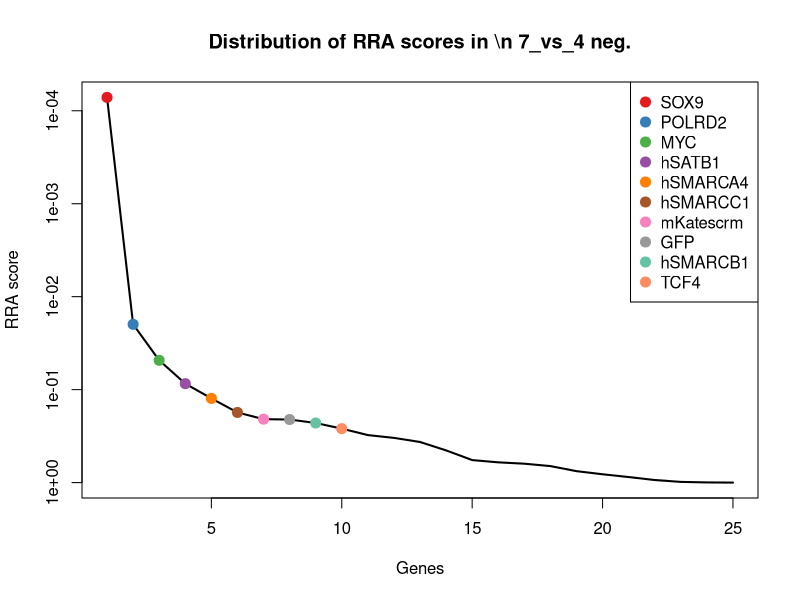
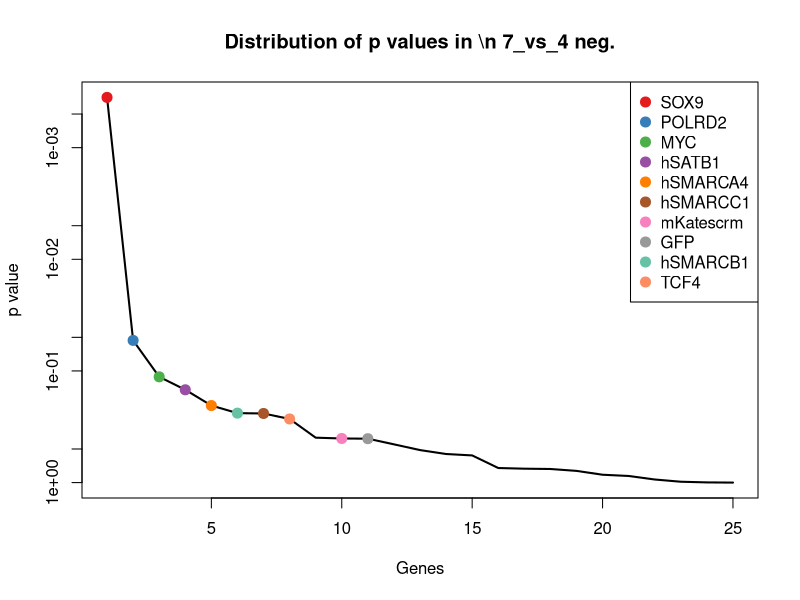
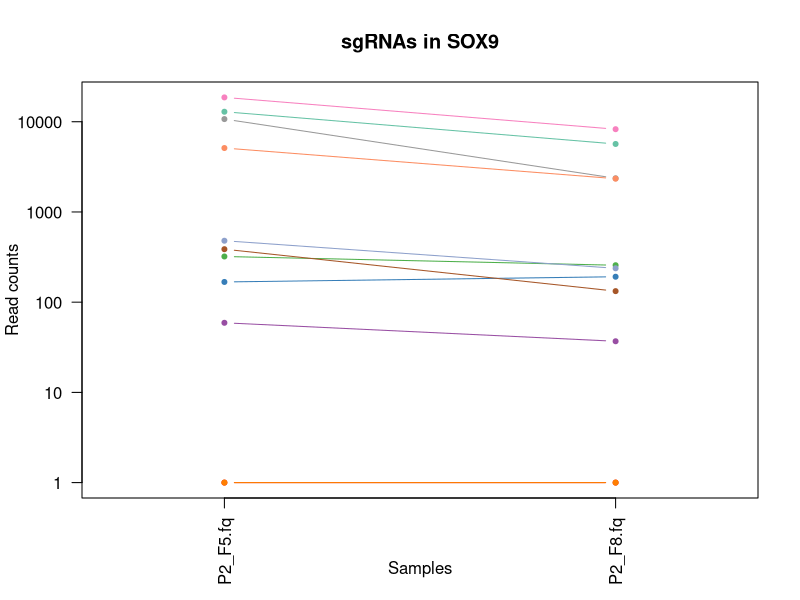
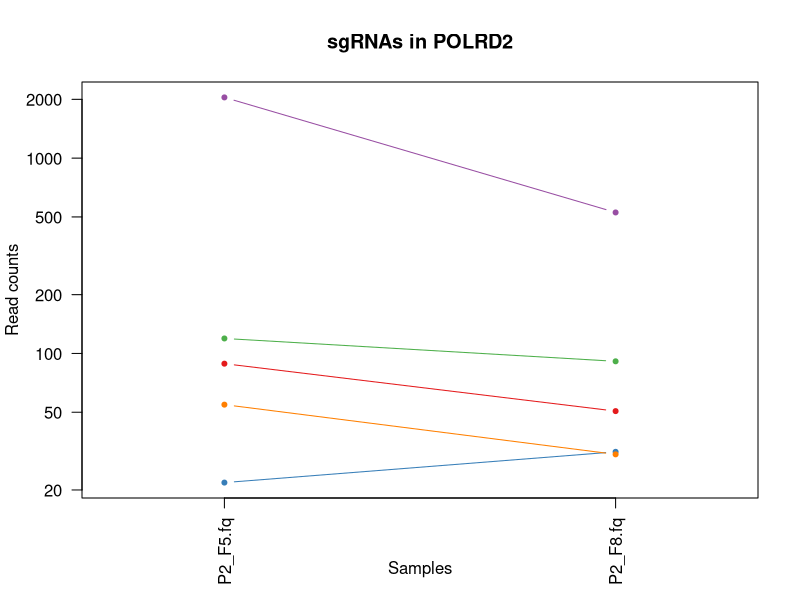
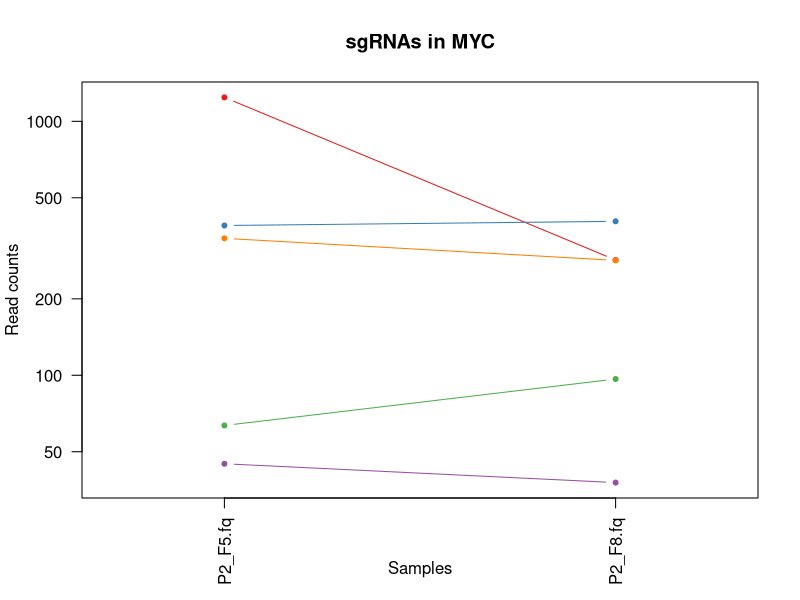
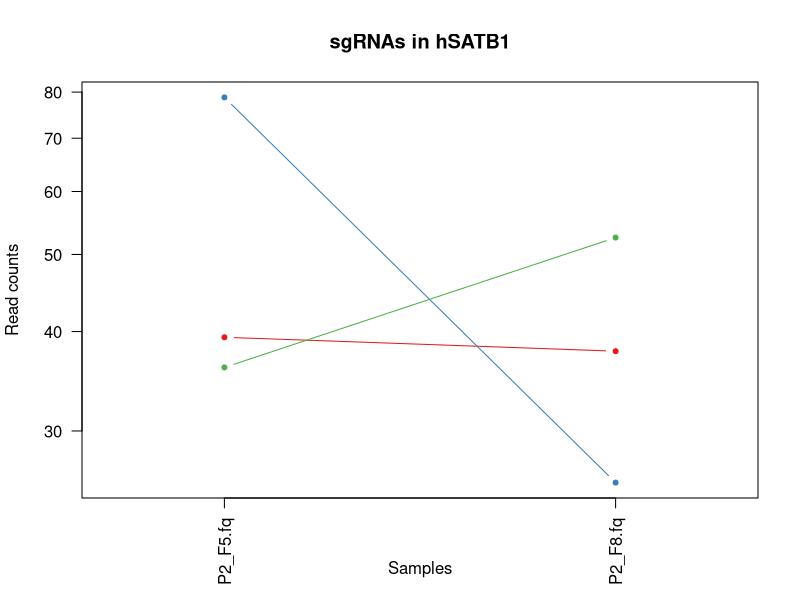
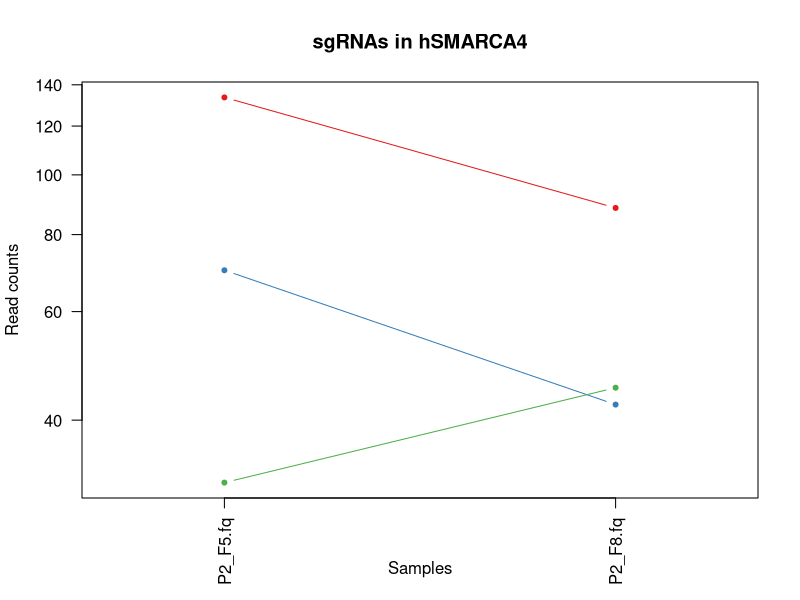
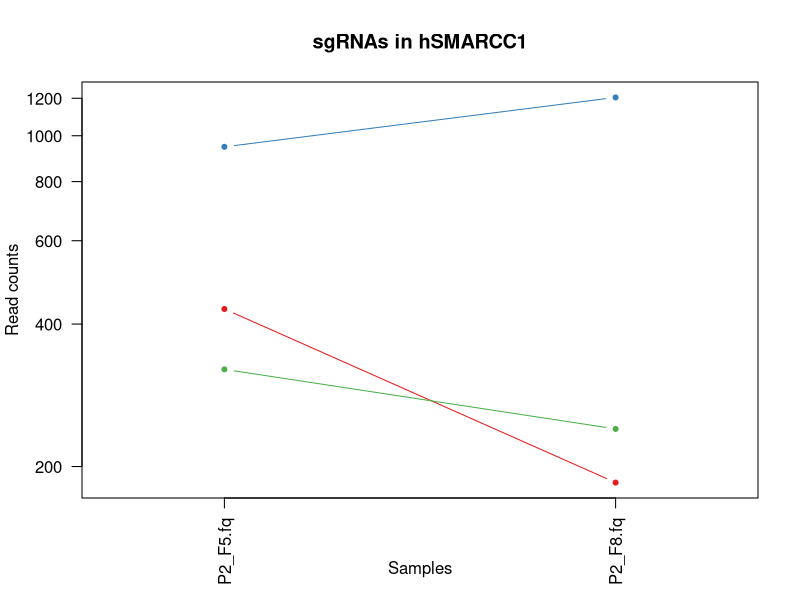

Write R code to recreate these figures, in order. (Note: this script raises an error after producing the figures.)
pdf(file='P2_47_day7.pdf',width=4.5,height=4.5);
gstable=read.table('P2_47_day7.gene_summary.txt',header=T)
# 
#
# parameters
# Do not modify the variables beginning with "__"

# gstablename='__GENE_SUMMARY_FILE__'
startindex=3
# outputfile='__OUTPUT_FILE__'
targetgenelist=c("SOX9","POLRD2","MYC","hSATB1","hSMARCA4","hSMARCC1","mKatescrm","GFP","hSMARCB1","TCF4")
# samplelabel=sub('.\\w+.\\w+$','',colnames(gstable)[startindex]);
samplelabel='7_vs_4 neg.'


# You need to write some codes in front of this code:
# gstable=read.table(gstablename,header=T)
# pdf(file=outputfile,width=6,height=6)


# set up color using RColorBrewer
#library(RColorBrewer)
#colors <- brewer.pal(length(targetgenelist), "Set1")

colors=c( "#E41A1C", "#377EB8", "#4DAF4A", "#984EA3", "#FF7F00",  "#A65628", "#F781BF",
          "#999999", "#66C2A5", "#FC8D62", "#8DA0CB", "#E78AC3", "#A6D854", "#FFD92F", "#E5C494", "#B3B3B3", 
          "#8DD3C7", "#FFFFB3", "#BEBADA", "#FB8072", "#80B1D3", "#FDB462", "#B3DE69", "#FCCDE5",
          "#D9D9D9", "#BC80BD", "#CCEBC5", "#FFED6F")

######
# function definition

plotrankedvalues<-function(val, tglist, ...){
  
  plot(val,log='y',ylim=c(max(val),min(val)),type='l',lwd=2, ...)
  if(length(tglist)>0){
    for(i in 1:length(tglist)){
      targetgene=tglist[i];
      tx=which(names(val)==targetgene);ty=val[targetgene];
      points(tx,ty,col=colors[(i %% length(colors)) ],cex=2,pch=20)
      # text(tx+50,ty,targetgene,col=colors[i])
    }
    legend('topright',tglist,pch=20,pt.cex = 2,cex=1,col=colors)
  }
}



plotrandvalues<-function(val,targetgenelist, ...){
  # choose the one with the best distance distribution
  
  mindiffvalue=0;
  randval=val;
  for(i in 1:20){
    randval0=sample(val)
    vindex=sort(which(names(randval0) %in% targetgenelist))
    if(max(vindex)>0.9*length(val)){
      # print('pass...')
      next;
    }
    mindiffind=min(diff(vindex));
    if (mindiffind > mindiffvalue){
      mindiffvalue=mindiffind;
      randval=randval0;
      # print(paste('Diff: ',mindiffvalue))
    }
  }
  plot(randval,log='y',ylim=c(max(randval),min(randval)),pch=20,col='grey', ...)
  
  if(length(targetgenelist)>0){
    for(i in 1:length(targetgenelist)){
      targetgene=targetgenelist[i];
      tx=which(names(randval)==targetgene);ty=randval[targetgene];
      points(tx,ty,col=colors[(i %% length(colors)) ],cex=2,pch=20)
      text(tx+50,ty,targetgene,col=colors[i])
    }
  }
  
}




# set.seed(1235)



pvec=gstable[,startindex]
names(pvec)=gstable[,'id']
pvec=sort(pvec);

plotrankedvalues(pvec,targetgenelist,xlab='Genes',ylab='RRA score',main=paste('Distribution of RRA scores in \\n',samplelabel))

# plotrandvalues(pvec,targetgenelist,xlab='Genes',ylab='RRA score',main=paste('Distribution of RRA scores in \\n',samplelabel))


pvec=gstable[,startindex+1]
names(pvec)=gstable[,'id']
pvec=sort(pvec);

plotrankedvalues(pvec,targetgenelist,xlab='Genes',ylab='p value',main=paste('Distribution of p values in \\n',samplelabel))

# plotrandvalues(pvec,targetgenelist,xlab='Genes',ylab='p value',main=paste('Distribution of p values in \\n',samplelabel))



# you need to write after this code:
# dev.off()






# parameters
# Do not modify the variables beginning with "__"
targetmat=list(c(0.0,0.0),c(166.51784846666095,190.39998860166418),c(319.88955100174337,255.70626488532676),c(58.06214453113835,35.872461620603396),c(0.0,0.0),c(385.62028065963585,131.5323592755458),c(18612.75161479322,8269.062306903192),c(10703.153812626824,2361.14382000228),c(12911.706329132012,5670.608356179998),c(5111.659743062105,2337.228845588544),c(478.7388143416502,236.39032401269415))
targetgene="SOX9"
collabel=c("P2_F5.fq","P2_F8.fq")

# set up color using RColorBrewer
#library(RColorBrewer)
#colors <- brewer.pal(length(targetgenelist), "Set1")

colors=c( "#E41A1C", "#377EB8", "#4DAF4A", "#984EA3", "#FF7F00",  "#A65628", "#F781BF",
          "#999999", "#66C2A5", "#FC8D62", "#8DA0CB", "#E78AC3", "#A6D854", "#FFD92F", "#E5C494", "#B3B3B3", 
          "#8DD3C7", "#FFFFB3", "#BEBADA", "#FB8072", "#80B1D3", "#FDB462", "#B3DE69", "#FCCDE5",
          "#D9D9D9", "#BC80BD", "#CCEBC5", "#FFED6F")


## code

targetmatvec=unlist(targetmat)+1
yrange=range(targetmatvec[targetmatvec>0]);
# yrange[1]=1; # set the minimum value to 1
for(i in 1:length(targetmat)){
  vali=targetmat[[i]]+1;
  if(i==1){
    plot(1:length(vali),vali,type='b',las=1,pch=20,main=paste('sgRNAs in',targetgene),ylab='Read counts',xlab='Samples',xlim=c(0.7,length(vali)+0.3),ylim = yrange,col=colors[(i %% length(colors))],xaxt='n',log='y')
    axis(1,at=1:length(vali),labels=(collabel),las=2)
    # lines(0:100,rep(1,101),col='black');
  }else{
    lines(1:length(vali),vali,type='b',pch=20,col=colors[(i %% length(colors))])
  }
}




# parameters
# Do not modify the variables beginning with "__"
targetmat=list(c(87.64097287718997,49.669562243912395),c(20.81473105833262,30.353621371279793),c(118.31531338420646,90.14105740561878),c(2045.321204521421,526.1294371021831),c(53.68009588727885,29.433814663059195))
targetgene="POLRD2"
collabel=c("P2_F5.fq","P2_F8.fq")

# set up color using RColorBrewer
#library(RColorBrewer)
#colors <- brewer.pal(length(targetgenelist), "Set1")

colors=c( "#E41A1C", "#377EB8", "#4DAF4A", "#984EA3", "#FF7F00",  "#A65628", "#F781BF",
          "#999999", "#66C2A5", "#FC8D62", "#8DA0CB", "#E78AC3", "#A6D854", "#FFD92F", "#E5C494", "#B3B3B3", 
          "#8DD3C7", "#FFFFB3", "#BEBADA", "#FB8072", "#80B1D3", "#FDB462", "#B3DE69", "#FCCDE5",
          "#D9D9D9", "#BC80BD", "#CCEBC5", "#FFED6F")


## code

targetmatvec=unlist(targetmat)+1
yrange=range(targetmatvec[targetmatvec>0]);
# yrange[1]=1; # set the minimum value to 1
for(i in 1:length(targetmat)){
  vali=targetmat[[i]]+1;
  if(i==1){
    plot(1:length(vali),vali,type='b',las=1,pch=20,main=paste('sgRNAs in',targetgene),ylab='Read counts',xlab='Samples',xlim=c(0.7,length(vali)+0.3),ylim = yrange,col=colors[(i %% length(colors))],xaxt='n',log='y')
    axis(1,at=1:length(vali),labels=(collabel),las=2)
    # lines(0:100,rep(1,101),col='black');
  }else{
    lines(1:length(vali),vali,type='b',pch=20,col=colors[(i %% length(colors))])
  }
}




# parameters
# Do not modify the variables beginning with "__"
targetmat=list(c(1241.2152783732029,283.30046613194475),c(387.8113049815656,402.8753382006227),c(62.44419317499785,95.65989765494238),c(43.82048643859498,36.792268328823994),c(345.0863307039355,282.3806594237241))
targetgene="MYC"
collabel=c("P2_F5.fq","P2_F8.fq")

# set up color using RColorBrewer
#library(RColorBrewer)
#colors <- brewer.pal(length(targetgenelist), "Set1")

colors=c( "#E41A1C", "#377EB8", "#4DAF4A", "#984EA3", "#FF7F00",  "#A65628", "#F781BF",
          "#999999", "#66C2A5", "#FC8D62", "#8DA0CB", "#E78AC3", "#A6D854", "#FFD92F", "#E5C494", "#B3B3B3", 
          "#8DD3C7", "#FFFFB3", "#BEBADA", "#FB8072", "#80B1D3", "#FDB462", "#B3DE69", "#FCCDE5",
          "#D9D9D9", "#BC80BD", "#CCEBC5", "#FFED6F")


## code

targetmatvec=unlist(targetmat)+1
yrange=range(targetmatvec[targetmatvec>0]);
# yrange[1]=1; # set the minimum value to 1
for(i in 1:length(targetmat)){
  vali=targetmat[[i]]+1;
  if(i==1){
    plot(1:length(vali),vali,type='b',las=1,pch=20,main=paste('sgRNAs in',targetgene),ylab='Read counts',xlab='Samples',xlim=c(0.7,length(vali)+0.3),ylim = yrange,col=colors[(i %% length(colors))],xaxt='n',log='y')
    axis(1,at=1:length(vali),labels=(collabel),las=2)
    # lines(0:100,rep(1,101),col='black');
  }else{
    lines(1:length(vali),vali,type='b',pch=20,col=colors[(i %% length(colors))])
  }
}




# parameters
# Do not modify the variables beginning with "__"
targetmat=list(c(38.34292563377061,36.792268328823994),c(77.7813634285061,24.834781121956198),c(35.05638915087599,51.50917566035359))
targetgene="hSATB1"
collabel=c("P2_F5.fq","P2_F8.fq")

# set up color using RColorBrewer
#library(RColorBrewer)
#colors <- brewer.pal(length(targetgenelist), "Set1")

colors=c( "#E41A1C", "#377EB8", "#4DAF4A", "#984EA3", "#FF7F00",  "#A65628", "#F781BF",
          "#999999", "#66C2A5", "#FC8D62", "#8DA0CB", "#E78AC3", "#A6D854", "#FFD92F", "#E5C494", "#B3B3B3", 
          "#8DD3C7", "#FFFFB3", "#BEBADA", "#FB8072", "#80B1D3", "#FDB462", "#B3DE69", "#FCCDE5",
          "#D9D9D9", "#BC80BD", "#CCEBC5", "#FFED6F")


## code

targetmatvec=unlist(targetmat)+1
yrange=range(targetmatvec[targetmatvec>0]);
# yrange[1]=1; # set the minimum value to 1
for(i in 1:length(targetmat)){
  vali=targetmat[[i]]+1;
  if(i==1){
    plot(1:length(vali),vali,type='b',las=1,pch=20,main=paste('sgRNAs in',targetgene),ylab='Read counts',xlab='Samples',xlim=c(0.7,length(vali)+0.3),ylim = yrange,col=colors[(i %% length(colors))],xaxt='n',log='y')
    axis(1,at=1:length(vali),labels=(collabel),las=2)
    # lines(0:100,rep(1,101),col='black');
  }else{
    lines(1:length(vali),vali,type='b',pch=20,col=colors[(i %% length(colors))])
  }
}




# parameters
# Do not modify the variables beginning with "__"
targetmat=list(c(132.55697147674982,87.38163728095698),c(69.0172661407871,41.39130186992699),c(30.67434050701649,44.15072199458879))
targetgene="hSMARCA4"
collabel=c("P2_F5.fq","P2_F8.fq")

# set up color using RColorBrewer
#library(RColorBrewer)
#colors <- brewer.pal(length(targetgenelist), "Set1")

colors=c( "#E41A1C", "#377EB8", "#4DAF4A", "#984EA3", "#FF7F00",  "#A65628", "#F781BF",
          "#999999", "#66C2A5", "#FC8D62", "#8DA0CB", "#E78AC3", "#A6D854", "#FFD92F", "#E5C494", "#B3B3B3", 
          "#8DD3C7", "#FFFFB3", "#BEBADA", "#FB8072", "#80B1D3", "#FDB462", "#B3DE69", "#FCCDE5",
          "#D9D9D9", "#BC80BD", "#CCEBC5", "#FFED6F")


## code

targetmatvec=unlist(targetmat)+1
yrange=range(targetmatvec[targetmatvec>0]);
# yrange[1]=1; # set the minimum value to 1
for(i in 1:length(targetmat)){
  vali=targetmat[[i]]+1;
  if(i==1){
    plot(1:length(vali),vali,type='b',las=1,pch=20,main=paste('sgRNAs in',targetgene),ylab='Read counts',xlab='Samples',xlim=c(0.7,length(vali)+0.3),ylim = yrange,col=colors[(i %% length(colors))],xaxt='n',log='y')
    axis(1,at=1:length(vali),labels=(collabel),las=2)
    # lines(0:100,rep(1,101),col='black');
  }else{
    lines(1:length(vali),vali,type='b',pch=20,col=colors[(i %% length(colors))])
  }
}




# parameters
# Do not modify the variables beginning with "__"
targetmat=list(c(429.4407670982308,183.96134164411995),c(946.5225070736517,1204.0269810607651),c(319.88955100174337,239.14974413735595))
targetgene="hSMARCC1"
collabel=c("P2_F5.fq","P2_F8.fq")

# set up color using RColorBrewer
#library(RColorBrewer)
#colors <- brewer.pal(length(targetgenelist), "Set1")

colors=c( "#E41A1C", "#377EB8", "#4DAF4A", "#984EA3", "#FF7F00",  "#A65628", "#F781BF",
          "#999999", "#66C2A5", "#FC8D62", "#8DA0CB", "#E78AC3", "#A6D854", "#FFD92F", "#E5C494", "#B3B3B3", 
          "#8DD3C7", "#FFFFB3", "#BEBADA", "#FB8072", "#80B1D3", "#FDB462", "#B3DE69", "#FCCDE5",
          "#D9D9D9", "#BC80BD", "#CCEBC5", "#FFED6F")


## code

targetmatvec=unlist(targetmat)+1
yrange=range(targetmatvec[targetmatvec>0]);
# yrange[1]=1; # set the minimum value to 1
for(i in 1:length(targetmat)){
  vali=targetmat[[i]]+1;
  if(i==1){
    plot(1:length(vali),vali,type='b',las=1,pch=20,main=paste('sgRNAs in',targetgene),ylab='Read counts',xlab='Samples',xlim=c(0.7,length(vali)+0.3),ylim = yrange,col=colors[(i %% length(colors))],xaxt='n',log='y')
    axis(1,at=1:length(vali),labels=(collabel),las=2)
    # lines(0:100,rep(1,101),col='black');
  }else{
    lines(1:length(vali),vali,type='b',pch=20,col=colors[(i %% length(colors))])
  }
}




# parameters
# Do not modify the variables beginning with "__"
targetmat=list(c(62.44419317499785,57.94782261789779),c(36.15190131184086,37.71207503704459),c(381.23823201577636,386.31881745265196),c(391.0978414644602,1830.4153493589936),c(31.76985266798136,41.39130186992699),c(16.43268241447312,11.037680498647198),c(41.62946211666524,36.792268328823994),c(32.86536482894624,37.71207503704459),c(70.11277830175197,68.98550311654499),c(50.393559404384234,13.797100623308998))
targetgene="mKatescrm"
collabel=c("P2_F5.fq","P2_F8.fq")

# set up color using RColorBrewer
#library(RColorBrewer)
#colors <- brewer.pal(length(targetgenelist), "Set1")

colors=c( "#E41A1C", "#377EB8", "#4DAF4A", "#984EA3", "#FF7F00",  "#A65628", "#F781BF",
          "#999999", "#66C2A5", "#FC8D62", "#8DA0CB", "#E78AC3", "#A6D854", "#FFD92F", "#E5C494", "#B3B3B3", 
          "#8DD3C7", "#FFFFB3", "#BEBADA", "#FB8072", "#80B1D3", "#FDB462", "#B3DE69", "#FCCDE5",
          "#D9D9D9", "#BC80BD", "#CCEBC5", "#FFED6F")


## code

targetmatvec=unlist(targetmat)+1
yrange=range(targetmatvec[targetmatvec>0]);
# yrange[1]=1; # set the minimum value to 1
for(i in 1:length(targetmat)){
  vali=targetmat[[i]]+1;
  if(i==1){
    plot(1:length(vali),vali,type='b',las=1,pch=20,main=paste('sgRNAs in',targetgene),ylab='Read counts',xlab='Samples',xlim=c(0.7,length(vali)+0.3),ylim = yrange,col=colors[(i %% length(colors))],xaxt='n',log='y')
    axis(1,at=1:length(vali),labels=(collabel),las=2)
    # lines(0:100,rep(1,101),col='black');
  }else{
    lines(1:length(vali),vali,type='b',pch=20,col=colors[(i %% length(colors))])
  }
}




# parameters
# Do not modify the variables beginning with "__"
targetmat=list(c(84.35443639429535,203.27728251675256),c(139.13004444253906,681.5767707914645),c(23.005755380262364,29.433814663059195),c(123.79287418903083,105.77777144536898),c(43.82048643859498,18.396134164411997),c(0.0,0.0),c(85.44994855526022,43.230915286368194),c(0.0,0.0),c(23.005755380262364,25.754587830176796),c(42.72497427763011,63.46666286722139),c(205.95628626139643,122.33429219333978),c(87.64097287718997,103.01835132070718))
targetgene="GFP"
collabel=c("P2_F5.fq","P2_F8.fq")

# set up color using RColorBrewer
#library(RColorBrewer)
#colors <- brewer.pal(length(targetgenelist), "Set1")

colors=c( "#E41A1C", "#377EB8", "#4DAF4A", "#984EA3", "#FF7F00",  "#A65628", "#F781BF",
          "#999999", "#66C2A5", "#FC8D62", "#8DA0CB", "#E78AC3", "#A6D854", "#FFD92F", "#E5C494", "#B3B3B3", 
          "#8DD3C7", "#FFFFB3", "#BEBADA", "#FB8072", "#80B1D3", "#FDB462", "#B3DE69", "#FCCDE5",
          "#D9D9D9", "#BC80BD", "#CCEBC5", "#FFED6F")


## code

targetmatvec=unlist(targetmat)+1
yrange=range(targetmatvec[targetmatvec>0]);
# yrange[1]=1; # set the minimum value to 1
for(i in 1:length(targetmat)){
  vali=targetmat[[i]]+1;
  if(i==1){
    plot(1:length(vali),vali,type='b',las=1,pch=20,main=paste('sgRNAs in',targetgene),ylab='Read counts',xlab='Samples',xlim=c(0.7,length(vali)+0.3),ylim = yrange,col=colors[(i %% length(colors))],xaxt='n',log='y')
    axis(1,at=1:length(vali),labels=(collabel),las=2)
    # lines(0:100,rep(1,101),col='black');
  }else{
    lines(1:length(vali),vali,type='b',pch=20,col=colors[(i %% length(colors))])
  }
}




# parameters
# Do not modify the variables beginning with "__"
targetmat=list(c(38.34292563377061,20.235747580853197),c(61.34868101403298,96.57970436316299))
targetgene="hSMARCB1"
collabel=c("P2_F5.fq","P2_F8.fq")

# set up color using RColorBrewer
#library(RColorBrewer)
#colors <- brewer.pal(length(targetgenelist), "Set1")

colors=c( "#E41A1C", "#377EB8", "#4DAF4A", "#984EA3", "#FF7F00",  "#A65628", "#F781BF",
          "#999999", "#66C2A5", "#FC8D62", "#8DA0CB", "#E78AC3", "#A6D854", "#FFD92F", "#E5C494", "#B3B3B3", 
          "#8DD3C7", "#FFFFB3", "#BEBADA", "#FB8072", "#80B1D3", "#FDB462", "#B3DE69", "#FCCDE5",
          "#D9D9D9", "#BC80BD", "#CCEBC5", "#FFED6F")


## code

targetmatvec=unlist(targetmat)+1
yrange=range(targetmatvec[targetmatvec>0]);
# yrange[1]=1; # set the minimum value to 1
for(i in 1:length(targetmat)){
  vali=targetmat[[i]]+1;
  if(i==1){
    plot(1:length(vali),vali,type='b',las=1,pch=20,main=paste('sgRNAs in',targetgene),ylab='Read counts',xlab='Samples',xlim=c(0.7,length(vali)+0.3),ylim = yrange,col=colors[(i %% length(colors))],xaxt='n',log='y')
    axis(1,at=1:length(vali),labels=(collabel),las=2)
    # lines(0:100,rep(1,101),col='black');
  }else{
    lines(1:length(vali),vali,type='b',pch=20,col=colors[(i %% length(colors))])
  }
}




# parameters
# Do not modify the variables beginning with "__"
targetmat=list(c(3597.661936608648,2044.7303123743934),c(24.10126754122724,21.155554289073798))
targetgene="TCF4"
collabel=c("P2_F5.fq","P2_F8.fq")

# set up color using RColorBrewer
#library(RColorBrewer)
#colors <- brewer.pal(length(targetgenelist), "Set1")

colors=c( "#E41A1C", "#377EB8", "#4DAF4A", "#984EA3", "#FF7F00",  "#A65628", "#F781BF",
          "#999999", "#66C2A5", "#FC8D62", "#8DA0CB", "#E78AC3", "#A6D854", "#FFD92F", "#E5C494", "#B3B3B3", 
          "#8DD3C7", "#FFFFB3", "#BEBADA", "#FB8072", "#80B1D3", "#FDB462", "#B3DE69", "#FCCDE5",
          "#D9D9D9", "#BC80BD", "#CCEBC5", "#FFED6F")


## code

targetmatvec=unlist(targetmat)+1
yrange=range(targetmatvec[targetmatvec>0]);
# yrange[1]=1; # set the minimum value to 1
for(i in 1:length(targetmat)){
  vali=targetmat[[i]]+1;
  if(i==1){
    plot(1:length(vali),vali,type='b',las=1,pch=20,main=paste('sgRNAs in',targetgene),ylab='Read counts',xlab='Samples',xlim=c(0.7,length(vali)+0.3),ylim = yrange,col=colors[(i %% length(colors))],xaxt='n',log='y')
    axis(1,at=1:length(vali),labels=(collabel),las=2)
    # lines(0:100,rep(1,101),col='black');
  }else{
    lines(1:length(vali),vali,type='b',pch=20,col=colors[(i %% length(colors))])
  }
}



# 
#
# parameters
# Do not modify the variables beginning with "__"

# gstablename='__GENE_SUMMARY_FILE__'
startindex=9
# outputfile='__OUTPUT_FILE__'
targetgenelist=c("hAPC","KRT20","GFPscrm","POLRD2scrm","KRT20scrm","MYCscrm","GFP","mKatescrm","hSMARCB1","TCF20")
# samplelabel=sub('.\\w+.\\w+$','',colnames(gstable)[startindex]);
samplelabel='7_vs_4 pos.'


# You need to write some codes in front of this code:
# gstable=read.table(gstablename,header=T)
# pdf(file=outputfile,width=6,height=6)


# set up color using RColorBrewer
#library(RColorBrewer)
#colors <- brewer.pal(length(targetgenelist), "Set1")

colors=c( "#E41A1C", "#377EB8", "#4DAF4A", "#984EA3", "#FF7F00",  "#A65628", "#F781BF",
          "#999999", "#66C2A5", "#FC8D62", "#8DA0CB", "#E78AC3", "#A6D854", "#FFD92F", "#E5C494", "#B3B3B3", 
          "#8DD3C7", "#FFFFB3", "#BEBADA", "#FB8072", "#80B1D3", "#FDB462", "#B3DE69", "#FCCDE5",
          "#D9D9D9", "#BC80BD", "#CCEBC5", "#FFED6F")

######
# function definition

plotrankedvalues<-function(val, tglist, ...){
  
  plot(val,log='y',ylim=c(max(val),min(val)),type='l',lwd=2, ...)
  if(length(tglist)>0){
    for(i in 1:length(tglist)){
      targetgene=tglist[i];
      tx=which(names(val)==targetgene);ty=val[targetgene];
      points(tx,ty,col=colors[(i %% length(colors)) ],cex=2,pch=20)
      # text(tx+50,ty,targetgene,col=colors[i])
    }
    legend('topright',tglist,pch=20,pt.cex = 2,cex=1,col=colors)
  }
}



plotrandvalues<-function(val,targetgenelist, ...){
  # choose the one with the best distance distribution
  
  mindiffvalue=0;
  randval=val;
  for(i in 1:20){
    randval0=sample(val)
    vindex=sort(which(names(randval0) %in% targetgenelist))
    if(max(vindex)>0.9*length(val)){
      # print('pass...')
      next;
    }
    mindiffind=min(diff(vindex));
    if (mindiffind > mindiffvalue){
      mindiffvalue=mindiffind;
      randval=randval0;
      # print(paste('Diff: ',mindiffvalue))
    }
  }
  plot(randval,log='y',ylim=c(max(randval),min(randval)),pch=20,col='grey', ...)
  
  if(length(targetgenelist)>0){
    for(i in 1:length(targetgenelist)){
      targetgene=targetgenelist[i];
      tx=which(names(randval)==targetgene);ty=randval[targetgene];
      points(tx,ty,col=colors[(i %% length(colors)) ],cex=2,pch=20)
      text(tx+50,ty,targetgene,col=colors[i])
    }
  }
  
}




# set.seed(1235)



pvec=gstable[,startindex]
names(pvec)=gstable[,'id']
pvec=sort(pvec);

plotrankedvalues(pvec,targetgenelist,xlab='Genes',ylab='RRA score',main=paste('Distribution of RRA scores in \\n',samplelabel))

# plotrandvalues(pvec,targetgenelist,xlab='Genes',ylab='RRA score',main=paste('Distribution of RRA scores in \\n',samplelabel))


pvec=gstable[,startindex+1]
names(pvec)=gstable[,'id']
pvec=sort(pvec);

plotrankedvalues(pvec,targetgenelist,xlab='Genes',ylab='p value',main=paste('Distribution of p values in \\n',samplelabel))

# plotrandvalues(pvec,targetgenelist,xlab='Genes',ylab='p value',main=paste('Distribution of p values in \\n',samplelabel))



# you need to write after this code:
# dev.off()






# parameters
# Do not modify the variables beginning with "__"
targetmat=list(c(4908.989993283603,14921.104420754571),c(451.35101031752833,1680.4868559190359),c(76.68585126754122,254.78645817710617),c(136.9390201206093,882.0946331835553))
targetgene="hAPC"
collabel=c("P2_F5.fq","P2_F8.fq")

# set up color using RColorBrewer
#library(RColorBrewer)
#colors <- brewer.pal(length(targetgenelist), "Set1")

colors=c( "#E41A1C", "#377EB8", "#4DAF4A", "#984EA3", "#FF7F00",  "#A65628", "#F781BF",
          "#999999", "#66C2A5", "#FC8D62", "#8DA0CB", "#E78AC3", "#A6D854", "#FFD92F", "#E5C494", "#B3B3B3", 
          "#8DD3C7", "#FFFFB3", "#BEBADA", "#FB8072", "#80B1D3", "#FDB462", "#B3DE69", "#FCCDE5",
          "#D9D9D9", "#BC80BD", "#CCEBC5", "#FFED6F")


## code

targetmatvec=unlist(targetmat)+1
yrange=range(targetmatvec[targetmatvec>0]);
# yrange[1]=1; # set the minimum value to 1
for(i in 1:length(targetmat)){
  vali=targetmat[[i]]+1;
  if(i==1){
    plot(1:length(vali),vali,type='b',las=1,pch=20,main=paste('sgRNAs in',targetgene),ylab='Read counts',xlab='Samples',xlim=c(0.7,length(vali)+0.3),ylim = yrange,col=colors[(i %% length(colors))],xaxt='n',log='y')
    axis(1,at=1:length(vali),labels=(collabel),las=2)
    # lines(0:100,rep(1,101),col='black');
  }else{
    lines(1:length(vali),vali,type='b',pch=20,col=colors[(i %% length(colors))])
  }
}




# parameters
# Do not modify the variables beginning with "__"
targetmat=list(c(39.438437794735485,57.028015909677194),c(0.0,0.0),c(43.82048643859498,60.707242742559586),c(8.764097287718997,8.278260373985399),c(27.387804024121863,33.113041495941594),c(847.926412586813,992.4714381700272),c(3805.8092471919745,5425.939771793319),c(8357.662276001029,7744.772483217451),c(4722.752925919574,5144.478919077815),c(213.62487138815055,249.26761792778257),c(542.278519677613,7707.9802148886265))
targetgene="KRT20"
collabel=c("P2_F5.fq","P2_F8.fq")

# set up color using RColorBrewer
#library(RColorBrewer)
#colors <- brewer.pal(length(targetgenelist), "Set1")

colors=c( "#E41A1C", "#377EB8", "#4DAF4A", "#984EA3", "#FF7F00",  "#A65628", "#F781BF",
          "#999999", "#66C2A5", "#FC8D62", "#8DA0CB", "#E78AC3", "#A6D854", "#FFD92F", "#E5C494", "#B3B3B3", 
          "#8DD3C7", "#FFFFB3", "#BEBADA", "#FB8072", "#80B1D3", "#FDB462", "#B3DE69", "#FCCDE5",
          "#D9D9D9", "#BC80BD", "#CCEBC5", "#FFED6F")


## code

targetmatvec=unlist(targetmat)+1
yrange=range(targetmatvec[targetmatvec>0]);
# yrange[1]=1; # set the minimum value to 1
for(i in 1:length(targetmat)){
  vali=targetmat[[i]]+1;
  if(i==1){
    plot(1:length(vali),vali,type='b',las=1,pch=20,main=paste('sgRNAs in',targetgene),ylab='Read counts',xlab='Samples',xlim=c(0.7,length(vali)+0.3),ylim = yrange,col=colors[(i %% length(colors))],xaxt='n',log='y')
    axis(1,at=1:length(vali),labels=(collabel),las=2)
    # lines(0:100,rep(1,101),col='black');
  }else{
    lines(1:length(vali),vali,type='b',pch=20,col=colors[(i %% length(colors))])
  }
}




# parameters
# Do not modify the variables beginning with "__"
targetmat=list(c(461.2106197662122,1145.1593517346469),c(38.34292563377061,62.54685615900079),c(186.2370673640287,756.0811141573331),c(127.07941067192544,174.76327456191396),c(89.83199719911971,53.34878907679479),c(18.623706736402866,34.03284820416219),c(81.06789991140072,67.1458897001038),c(33.960876989911114,54.26859578501539),c(36.15190131184086,83.70241044807459),c(109.55121609648745,121.41448548511917))
targetgene="GFPscrm"
collabel=c("P2_F5.fq","P2_F8.fq")

# set up color using RColorBrewer
#library(RColorBrewer)
#colors <- brewer.pal(length(targetgenelist), "Set1")

colors=c( "#E41A1C", "#377EB8", "#4DAF4A", "#984EA3", "#FF7F00",  "#A65628", "#F781BF",
          "#999999", "#66C2A5", "#FC8D62", "#8DA0CB", "#E78AC3", "#A6D854", "#FFD92F", "#E5C494", "#B3B3B3", 
          "#8DD3C7", "#FFFFB3", "#BEBADA", "#FB8072", "#80B1D3", "#FDB462", "#B3DE69", "#FCCDE5",
          "#D9D9D9", "#BC80BD", "#CCEBC5", "#FFED6F")


## code

targetmatvec=unlist(targetmat)+1
yrange=range(targetmatvec[targetmatvec>0]);
# yrange[1]=1; # set the minimum value to 1
for(i in 1:length(targetmat)){
  vali=targetmat[[i]]+1;
  if(i==1){
    plot(1:length(vali),vali,type='b',las=1,pch=20,main=paste('sgRNAs in',targetgene),ylab='Read counts',xlab='Samples',xlim=c(0.7,length(vali)+0.3),ylim = yrange,col=colors[(i %% length(colors))],xaxt='n',log='y')
    axis(1,at=1:length(vali),labels=(collabel),las=2)
    # lines(0:100,rep(1,101),col='black');
  }else{
    lines(1:length(vali),vali,type='b',pch=20,col=colors[(i %% length(colors))])
  }
}




# parameters
# Do not modify the variables beginning with "__"
targetmat=list(c(69.0172661407871,145.32945989885476),c(262.9229186315699,275.02220575795934),c(163.23131198376632,203.27728251675256),c(187.33257952499355,629.1477884228902),c(394.38437794735484,692.6144512901117))
targetgene="POLRD2scrm"
collabel=c("P2_F5.fq","P2_F8.fq")

# set up color using RColorBrewer
#library(RColorBrewer)
#colors <- brewer.pal(length(targetgenelist), "Set1")

colors=c( "#E41A1C", "#377EB8", "#4DAF4A", "#984EA3", "#FF7F00",  "#A65628", "#F781BF",
          "#999999", "#66C2A5", "#FC8D62", "#8DA0CB", "#E78AC3", "#A6D854", "#FFD92F", "#E5C494", "#B3B3B3", 
          "#8DD3C7", "#FFFFB3", "#BEBADA", "#FB8072", "#80B1D3", "#FDB462", "#B3DE69", "#FCCDE5",
          "#D9D9D9", "#BC80BD", "#CCEBC5", "#FFED6F")


## code

targetmatvec=unlist(targetmat)+1
yrange=range(targetmatvec[targetmatvec>0]);
# yrange[1]=1; # set the minimum value to 1
for(i in 1:length(targetmat)){
  vali=targetmat[[i]]+1;
  if(i==1){
    plot(1:length(vali),vali,type='b',las=1,pch=20,main=paste('sgRNAs in',targetgene),ylab='Read counts',xlab='Samples',xlim=c(0.7,length(vali)+0.3),ylim = yrange,col=colors[(i %% length(colors))],xaxt='n',log='y')
    axis(1,at=1:length(vali),labels=(collabel),las=2)
    # lines(0:100,rep(1,101),col='black');
  }else{
    lines(1:length(vali),vali,type='b',pch=20,col=colors[(i %% length(colors))])
  }
}




# parameters
# Do not modify the variables beginning with "__"
targetmat=list(c(26.29229186315699,26.674394538397394),c(216.91140787104516,187.64056847700238),c(115.02877690131183,90.14105740561878),c(39.438437794735485,75.42415007408918),c(14.24165809254337,33.113041495941594),c(3261.3397031924314,1881.9245250193474),c(363.71003744033834,237.31013072091477),c(119.41082554517133,369.76229670468115),c(3300.7781409871673,2246.167981474705),c(644.1611506473463,819.5477770245544))
targetgene="KRT20scrm"
collabel=c("P2_F5.fq","P2_F8.fq")

# set up color using RColorBrewer
#library(RColorBrewer)
#colors <- brewer.pal(length(targetgenelist), "Set1")

colors=c( "#E41A1C", "#377EB8", "#4DAF4A", "#984EA3", "#FF7F00",  "#A65628", "#F781BF",
          "#999999", "#66C2A5", "#FC8D62", "#8DA0CB", "#E78AC3", "#A6D854", "#FFD92F", "#E5C494", "#B3B3B3", 
          "#8DD3C7", "#FFFFB3", "#BEBADA", "#FB8072", "#80B1D3", "#FDB462", "#B3DE69", "#FCCDE5",
          "#D9D9D9", "#BC80BD", "#CCEBC5", "#FFED6F")


## code

targetmatvec=unlist(targetmat)+1
yrange=range(targetmatvec[targetmatvec>0]);
# yrange[1]=1; # set the minimum value to 1
for(i in 1:length(targetmat)){
  vali=targetmat[[i]]+1;
  if(i==1){
    plot(1:length(vali),vali,type='b',las=1,pch=20,main=paste('sgRNAs in',targetgene),ylab='Read counts',xlab='Samples',xlim=c(0.7,length(vali)+0.3),ylim = yrange,col=colors[(i %% length(colors))],xaxt='n',log='y')
    axis(1,at=1:length(vali),labels=(collabel),las=2)
    # lines(0:100,rep(1,101),col='black');
  }else{
    lines(1:length(vali),vali,type='b',pch=20,col=colors[(i %% length(colors))])
  }
}




# parameters
# Do not modify the variables beginning with "__"
targetmat=list(c(1614.7849252622252,2953.4993400963463))
targetgene="MYCscrm"
collabel=c("P2_F5.fq","P2_F8.fq")

# set up color using RColorBrewer
#library(RColorBrewer)
#colors <- brewer.pal(length(targetgenelist), "Set1")

colors=c( "#E41A1C", "#377EB8", "#4DAF4A", "#984EA3", "#FF7F00",  "#A65628", "#F781BF",
          "#999999", "#66C2A5", "#FC8D62", "#8DA0CB", "#E78AC3", "#A6D854", "#FFD92F", "#E5C494", "#B3B3B3", 
          "#8DD3C7", "#FFFFB3", "#BEBADA", "#FB8072", "#80B1D3", "#FDB462", "#B3DE69", "#FCCDE5",
          "#D9D9D9", "#BC80BD", "#CCEBC5", "#FFED6F")


## code

targetmatvec=unlist(targetmat)+1
yrange=range(targetmatvec[targetmatvec>0]);
# yrange[1]=1; # set the minimum value to 1
for(i in 1:length(targetmat)){
  vali=targetmat[[i]]+1;
  if(i==1){
    plot(1:length(vali),vali,type='b',las=1,pch=20,main=paste('sgRNAs in',targetgene),ylab='Read counts',xlab='Samples',xlim=c(0.7,length(vali)+0.3),ylim = yrange,col=colors[(i %% length(colors))],xaxt='n',log='y')
    axis(1,at=1:length(vali),labels=(collabel),las=2)
    # lines(0:100,rep(1,101),col='black');
  }else{
    lines(1:length(vali),vali,type='b',pch=20,col=colors[(i %% length(colors))])
  }
}




# parameters
# Do not modify the variables beginning with "__"
targetmat=list(c(84.35443639429535,203.27728251675256),c(139.13004444253906,681.5767707914645),c(23.005755380262364,29.433814663059195),c(123.79287418903083,105.77777144536898),c(43.82048643859498,18.396134164411997),c(0.0,0.0),c(85.44994855526022,43.230915286368194),c(0.0,0.0),c(23.005755380262364,25.754587830176796),c(42.72497427763011,63.46666286722139),c(205.95628626139643,122.33429219333978),c(87.64097287718997,103.01835132070718))
targetgene="GFP"
collabel=c("P2_F5.fq","P2_F8.fq")

# set up color using RColorBrewer
#library(RColorBrewer)
#colors <- brewer.pal(length(targetgenelist), "Set1")

colors=c( "#E41A1C", "#377EB8", "#4DAF4A", "#984EA3", "#FF7F00",  "#A65628", "#F781BF",
          "#999999", "#66C2A5", "#FC8D62", "#8DA0CB", "#E78AC3", "#A6D854", "#FFD92F", "#E5C494", "#B3B3B3", 
          "#8DD3C7", "#FFFFB3", "#BEBADA", "#FB8072", "#80B1D3", "#FDB462", "#B3DE69", "#FCCDE5",
          "#D9D9D9", "#BC80BD", "#CCEBC5", "#FFED6F")


## code

targetmatvec=unlist(targetmat)+1
yrange=range(targetmatvec[targetmatvec>0]);
# yrange[1]=1; # set the minimum value to 1
for(i in 1:length(targetmat)){
  vali=targetmat[[i]]+1;
  if(i==1){
    plot(1:length(vali),vali,type='b',las=1,pch=20,main=paste('sgRNAs in',targetgene),ylab='Read counts',xlab='Samples',xlim=c(0.7,length(vali)+0.3),ylim = yrange,col=colors[(i %% length(colors))],xaxt='n',log='y')
    axis(1,at=1:length(vali),labels=(collabel),las=2)
    # lines(0:100,rep(1,101),col='black');
  }else{
    lines(1:length(vali),vali,type='b',pch=20,col=colors[(i %% length(colors))])
  }
}




# parameters
# Do not modify the variables beginning with "__"
targetmat=list(c(62.44419317499785,57.94782261789779),c(36.15190131184086,37.71207503704459),c(381.23823201577636,386.31881745265196),c(391.0978414644602,1830.4153493589936),c(31.76985266798136,41.39130186992699),c(16.43268241447312,11.037680498647198),c(41.62946211666524,36.792268328823994),c(32.86536482894624,37.71207503704459),c(70.11277830175197,68.98550311654499),c(50.393559404384234,13.797100623308998))
targetgene="mKatescrm"
collabel=c("P2_F5.fq","P2_F8.fq")

# set up color using RColorBrewer
#library(RColorBrewer)
#colors <- brewer.pal(length(targetgenelist), "Set1")

colors=c( "#E41A1C", "#377EB8", "#4DAF4A", "#984EA3", "#FF7F00",  "#A65628", "#F781BF",
          "#999999", "#66C2A5", "#FC8D62", "#8DA0CB", "#E78AC3", "#A6D854", "#FFD92F", "#E5C494", "#B3B3B3", 
          "#8DD3C7", "#FFFFB3", "#BEBADA", "#FB8072", "#80B1D3", "#FDB462", "#B3DE69", "#FCCDE5",
          "#D9D9D9", "#BC80BD", "#CCEBC5", "#FFED6F")


## code

targetmatvec=unlist(targetmat)+1
yrange=range(targetmatvec[targetmatvec>0]);
# yrange[1]=1; # set the minimum value to 1
for(i in 1:length(targetmat)){
  vali=targetmat[[i]]+1;
  if(i==1){
    plot(1:length(vali),vali,type='b',las=1,pch=20,main=paste('sgRNAs in',targetgene),ylab='Read counts',xlab='Samples',xlim=c(0.7,length(vali)+0.3),ylim = yrange,col=colors[(i %% length(colors))],xaxt='n',log='y')
    axis(1,at=1:length(vali),labels=(collabel),las=2)
    # lines(0:100,rep(1,101),col='black');
  }else{
    lines(1:length(vali),vali,type='b',pch=20,col=colors[(i %% length(colors))])
  }
}




# parameters
# Do not modify the variables beginning with "__"
targetmat=list(c(38.34292563377061,20.235747580853197),c(61.34868101403298,96.57970436316299))
targetgene="hSMARCB1"
collabel=c("P2_F5.fq","P2_F8.fq")

# set up color using RColorBrewer
#library(RColorBrewer)
#colors <- brewer.pal(length(targetgenelist), "Set1")

colors=c( "#E41A1C", "#377EB8", "#4DAF4A", "#984EA3", "#FF7F00",  "#A65628", "#F781BF",
          "#999999", "#66C2A5", "#FC8D62", "#8DA0CB", "#E78AC3", "#A6D854", "#FFD92F", "#E5C494", "#B3B3B3", 
          "#8DD3C7", "#FFFFB3", "#BEBADA", "#FB8072", "#80B1D3", "#FDB462", "#B3DE69", "#FCCDE5",
          "#D9D9D9", "#BC80BD", "#CCEBC5", "#FFED6F")


## code

targetmatvec=unlist(targetmat)+1
yrange=range(targetmatvec[targetmatvec>0]);
# yrange[1]=1; # set the minimum value to 1
for(i in 1:length(targetmat)){
  vali=targetmat[[i]]+1;
  if(i==1){
    plot(1:length(vali),vali,type='b',las=1,pch=20,main=paste('sgRNAs in',targetgene),ylab='Read counts',xlab='Samples',xlim=c(0.7,length(vali)+0.3),ylim = yrange,col=colors[(i %% length(colors))],xaxt='n',log='y')
    axis(1,at=1:length(vali),labels=(collabel),las=2)
    # lines(0:100,rep(1,101),col='black');
  }else{
    lines(1:length(vali),vali,type='b',pch=20,col=colors[(i %% length(colors))])
  }
}




# parameters
# Do not modify the variables beginning with "__"
targetmat=list(c(89.83199719911971,89.22125069739819),c(375.76067121095195,566.6009322638895))
targetgene="TCF20"
collabel=c("P2_F5.fq","P2_F8.fq")

# set up color using RColorBrewer
#library(RColorBrewer)
#colors <- brewer.pal(length(targetgenelist), "Set1")

colors=c( "#E41A1C", "#377EB8", "#4DAF4A", "#984EA3", "#FF7F00",  "#A65628", "#F781BF",
          "#999999", "#66C2A5", "#FC8D62", "#8DA0CB", "#E78AC3", "#A6D854", "#FFD92F", "#E5C494", "#B3B3B3", 
          "#8DD3C7", "#FFFFB3", "#BEBADA", "#FB8072", "#80B1D3", "#FDB462", "#B3DE69", "#FCCDE5",
          "#D9D9D9", "#BC80BD", "#CCEBC5", "#FFED6F")


## code

targetmatvec=unlist(targetmat)+1
yrange=range(targetmatvec[targetmatvec>0]);
# yrange[1]=1; # set the minimum value to 1
for(i in 1:length(targetmat)){
  vali=targetmat[[i]]+1;
  if(i==1){
    plot(1:length(vali),vali,type='b',las=1,pch=20,main=paste('sgRNAs in',targetgene),ylab='Read counts',xlab='Samples',xlim=c(0.7,length(vali)+0.3),ylim = yrange,col=colors[(i %% length(colors))],xaxt='n',log='y')
    axis(1,at=1:length(vali),labels=(collabel),las=2)
    # lines(0:100,rep(1,101),col='black');
  }else{
    lines(1:length(vali),vali,type='b',pch=20,col=colors[(i %% length(colors))])
  }
}



dev.off()
Sweave("P2_47_day7_summary.Rnw");
library(tools);

texi2dvi("P2_47_day7_summary.tex",pdf=TRUE);
